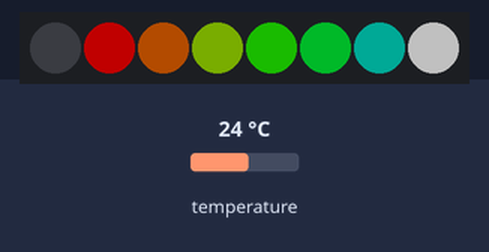
Bench run of a sketch on a simulated Arduino Uno, built with avr-gcc and run on an emulated ATmega328P. Parts: 8 RGB LEDs in strip order, left to right. Inputs (shaded band) come from the test bench; at power-on: temperature 24 °C. Dim RGB values are drawn brighter than linear.

Above: at 5.8 s.
5.9 s: temperature set to 28 °C
At 6.99 s:
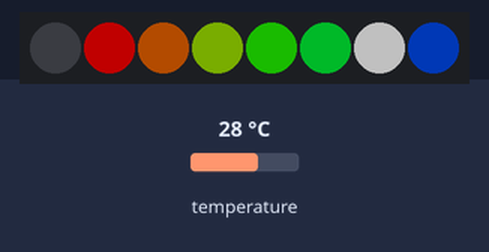
9.0 s: temperature set to 33 °C
At 9.23 s:
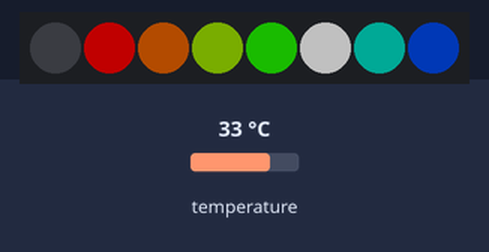
11.7 s: temperature set to 41 °C
At 12.59 s:
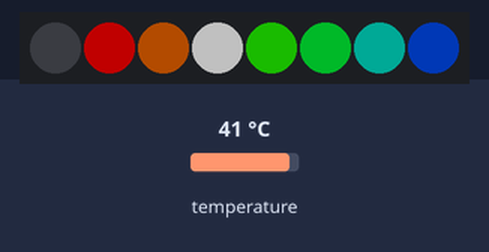
15.1 s: temperature set to 12 °C
At 15.95 s:
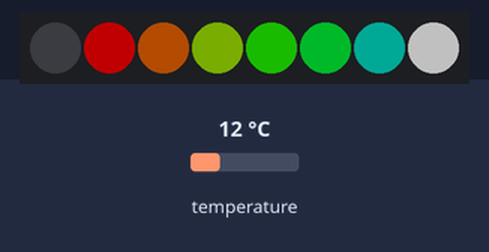
Timing chart, 0 to 18.3 s (numbered marks = the images above; inputs shaded):
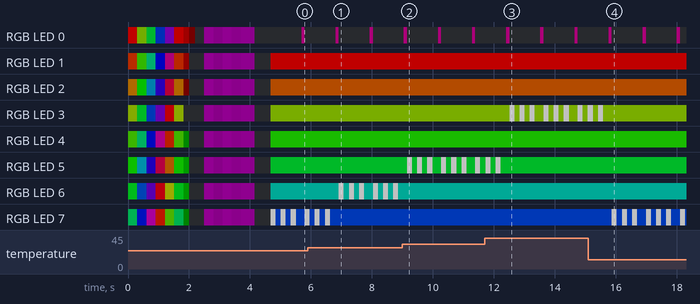

Measured:
- after the input at 5.9 s, the LEDs: first differ from a run without the input after 1.0 s (image 1)
- after the input at 9.0 s, the LEDs: first differ from a run without the input after 0.15 s (image 2)
- after the input at 11.7 s, the LEDs: first differ from a run without the input after 0.81 s (image 3)
- after the input at 15.1 s, the LEDs: first differ from a run without the input after 0.77 s (image 4)

The sketch:

DS18x20_Temperature_NEO.ino
```cpp
#include <OneWire.h>
#include <Adafruit_NeoPixel.h>

// OneWire DS18S20, DS18B20, DS1822 Temperature Example
//
// http://www.pjrc.com/teensy/td_libs_OneWire.html
//
// The DallasTemperature library can do all this work for you!
// http://milesburton.com/Dallas_Temperature_Control_Library


#define ONEWIREPIN   PB4
#define NEOPIXELPIN    0
#define NUMPIXELS      8

OneWire  ds(ONEWIREPIN);  // on pin 10 (a 4.7K resistor is necessary)

Adafruit_NeoPixel pixels = Adafruit_NeoPixel(NUMPIXELS, NEOPIXELPIN, NEO_GRB + NEO_KHZ800);

////////////////////////////////////////////////////////////////////////////////////////////////////////////////////////
/* Specific functions of the NEO-Pixel Library
 _____ _____ _____        _         _
|   | |   __|     |   ___|_|_ _ ___| |
| | | |   __|  |  |  | . | |_'_| -_| |
|_|___|_____|_____|  |  _|_|_,_|___|_|
                     |_|
========================================================================================================================
   _________
  | NEO(x)  |   void setWhiteAllPixel(uint32_t color)                   -> Sets all the pixels to the white level
  |  o___o  |   void displayBinrayValue(uint16_t value, uint32_t color) -> displays binary number
  |__/___\__|   uint32_t Wheel(byte WheelPos)                           -> Input a value 0 to 255 to get a color value.
                                                                        The colours are a transition r - g - b - back to r.

//////////////////////////////////////////////////////////////////////////////////////////////////////////////////////*/

void setWhiteAllPixel(uint32_t color)
{
  uint8_t n;
  for (n = 0; n < NUMPIXELS; n++)
  {
    pixels.setPixelColor(n, color, color, color);
  }
}

void setColorAllPixel(uint32_t color)
{
  uint8_t n;
  for (n = 0; n < NUMPIXELS; n++)
  {
    pixels.setPixelColor(n, color);
  }
}

void displayBinrayValue(uint16_t value, uint32_t color)
{
  uint8_t n;
  for (n = 0; n < NUMPIXELS; n++)
  {
    if (value & (1 << n)) pixels.setPixelColor(n, color);
    //else pixels.setPixelColor(n,0); // off
  }
}

void rainbowCycle(uint8_t wait, uint8_t rounds, uint8_t rainbowPixels) {
  uint16_t i, j;

  for (j = 0; j < 256 * rounds; j++) {
    for (i = 0; i < rainbowPixels; i++) {
      pixels.setPixelColor(i, Wheel(((i * 256 / rainbowPixels) + j) & 255));
    }
    pixels.show();
    delay(wait);
  }
}

uint32_t Wheel(byte WheelPos) {
  WheelPos = 255 - WheelPos;
  if (WheelPos < 85) {
    return pixels.Color(255 - WheelPos * 3, 0, WheelPos * 3);
  }
  if (WheelPos < 170) {
    WheelPos -= 85;
    return pixels.Color(0, WheelPos * 3, 255 - WheelPos * 3);
  }
  WheelPos -= 170;
  return pixels.Color(WheelPos * 3, 255 - WheelPos * 3, 0);
}

  byte i;
  byte present = 0;
  byte type_s;
  byte data[12];
  byte addr[8];
  float celsius, fahrenheit;
  int16_t raw;
  int16_t showPixel = 0;
  int blinkeSpeed = 3;
  int updateSpeed = 1000;
  int lowTemp = 20;
  int maxTemp = 50;


////////////////////////////////////////////////////////////////////////////////////////////////////////////////////////
/* the setup routine runs once when you start the tape or press reset
========================================================================================================================
   _________            _
  | setup() |   ___ ___| |_ _ _ _ _
  |  o___o  |  |_ -| -_|  _| | | . |
  |__/___\__|  |___|___|_| |___|  _|
                               |_|
//////////////////////////////////////////////////////////////////////////////////////////////////////////////////////*/


void setup(void) {
  //Serial.begin(9600);
  //Serial.println("reboot");

  int brightness = 85;

  pixels.begin();
  pixels.setBrightness(brightness);


  rainbowCycle(5,1,16);

  for ( int i = brightness; i > 0; i--) {
    pixels.setBrightness(i);
    pixels.show();
    delay (5);
  }
  delay(200);
  setColorAllPixel(0);
  pixels.setBrightness(brightness);
  pixels.show(); // Initialize all pixels to 'off'
  delay(100);


  for ( int i = 0; i < 3; i++) {
    setColorAllPixel(Wheel(220));       // all pixels set to pink using the Wheel() function to choose a color from the spectrum 0-255

    for ( int i = 0; i < brightness; i++) {
      for (int n = 0; n < NUMPIXELS; n++){
        pixels.setPixelColor(n,i,0,i);
      }
      pixels.show();
      delay (3);
    }
    for ( int i = brightness; i > 0; i--) {
      for (int n = 0; n < NUMPIXELS; n++){
        pixels.setPixelColor(n,i,0,i);
      }
      pixels.show();
      delay (3);
    }

  }
  delay(500);

}

////////////////////////////////////////////////////////////////////////////////////////////////////////////////////////
/* The main loop to put all your code
========================================================================================================================
   _________    _
  | loop()  |  | |___ ___ ___
  |  o___o  |  | | . | . | . |
  |__/___\__|  |_|___|___|  _|
                         |_|
//////////////////////////////////////////////////////////////////////////////////////////////////////////////////////*/

void loop(void) {

  setColorAllPixel(0);
  for (int n = 1; n <= 7; n++)
  {
    pixels.setPixelColor(n, Wheel(-25+n*25));
  }
  pixels.show();

  if ( !ds.search(addr)) {
    //Serial.println("No more addresses.");
    //Serial.println();
    ds.reset_search();

    pixels.setPixelColor(0, Wheel(220));
    pixels.show();
    delay(updateSpeed/blinkeSpeed/4);
    return;
  }

  if (OneWire::crc8(addr, 7) != addr[7]) {
      //Serial.println("CRC is not valid!");
      return;
  }

  ds.reset();
  ds.select(addr);
  ds.write(0x44, 1);        // start conversion, with parasite power on at the end

  //delay(1000);     // maybe 750ms is enough, maybe not
  // we might do a ds.depower() here, but the reset will take care of it.

  present = ds.reset();
  ds.select(addr);
  ds.write(0xBE);         // Read Scratchpad

  for ( i = 0; i < 9; i++) {           // we need 9 bytes
    data[i] = ds.read();
  }

  // Convert the data to actual temperature
  // because the result is a 16 bit signed integer, it should
  // be stored to an "int16_t" type, which is always 16 bits
  // even when compiled on a 32 bit processor.
  raw = (data[1] << 8) | data[0];
  if (type_s) {
    raw = raw << 3; // 9 bit resolution default
    if (data[7] == 0x10) {
      // "count remain" gives full 12 bit resolution
      raw = (raw & 0xFFF0) + 12 - data[6];
    }
  } else {
    byte cfg = (data[4] & 0x60);
    // at lower res, the low bits are undefined, so let's zero them
    if (cfg == 0x00) raw = raw & ~7;  // 9 bit resolution, 93.75 ms
    else if (cfg == 0x20) raw = raw & ~3; // 10 bit res, 187.5 ms
    else if (cfg == 0x40) raw = raw & ~1; // 11 bit res, 375 ms
    //// default is 12 bit resolution, 750 ms conversion time
  }
  celsius = (float)raw / 16.0;

  int16_t recalc =  raw / 16;
  showPixel = map(recalc, lowTemp, maxTemp, 7, 1);
  if (showPixel < 1) showPixel = 1;
  if (showPixel > 7) showPixel = 7;
  /*
  Serial.print("  Temperature = ");
  Serial.print(celsius);
  Serial.print(" C");
  Serial.print("  Pixel Position = ");
  Serial.println(showPixel);
  */
  for ( int i = 0; i < blinkeSpeed; i++) {
    pixels.setPixelColor(showPixel, 255,255,255);
    pixels.show();
    delay(updateSpeed/blinkeSpeed/2);
    for (int n = 1; n <= 7; n++) {
      pixels.setPixelColor(n, Wheel(-25+n*25));
    }
    pixels.show();
    delay(updateSpeed/blinkeSpeed/2);
  }
}
```
